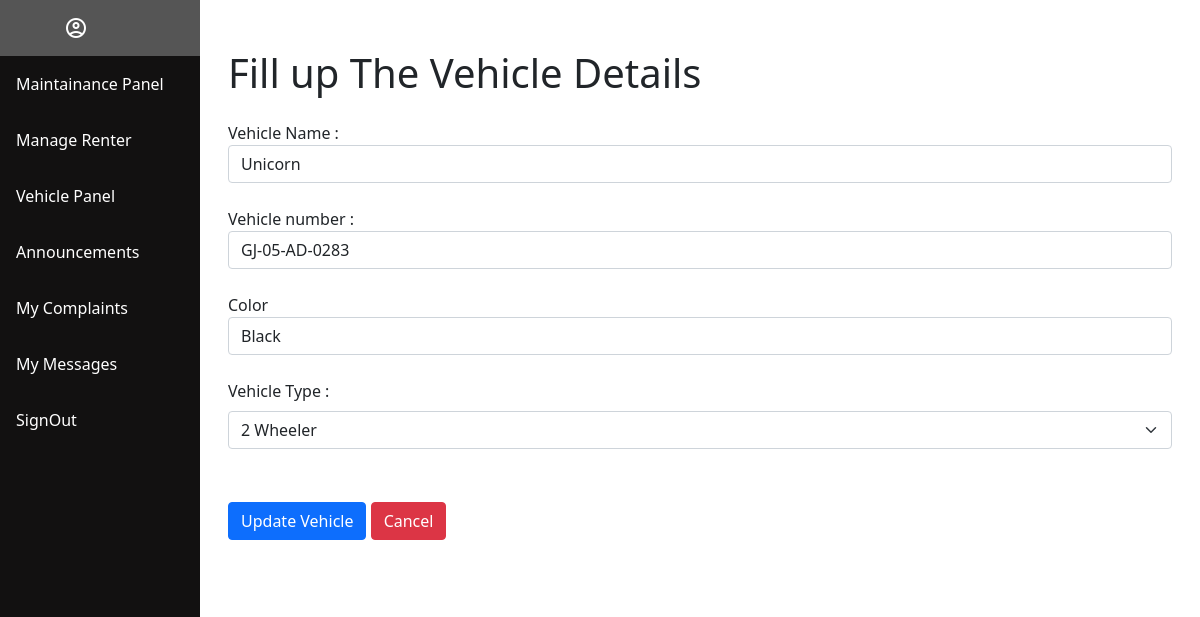
Screenshot of /owner/updatevehicle.php?ID=4 with the database file from the repository.
### tables this page shows
CREATE TABLE `vehicletb` (
  `v_id` int(11) NOT NULL,
  `type_id` int(11) NOT NULL,
  `color` varchar(255) NOT NULL,
  `v_name` varchar(255) NOT NULL,
  `vehicle_num` varchar(255) NOT NULL,
  `flatno` varchar(255) NOT NULL,
  `b_id` varchar(255) NOT NULL
);

### owner/updatevehicle.php (the view, shortened to what this page needs)
<?php
$vid = $_GET['ID'];
$sql = "select * from vehicletb where v_id='$vid'";
include 'connection.php';
$response = mysqli_query($con, $sql);
$data = mysqli_fetch_assoc($response);
?>
<?php
include 'ownerside.php';
?>
<div class="content">
    <div class="container my-5 ">
        <h1 class="mb-4 ">Fill up The Vehicle Details</h1>
        <form method="POST">
            <div class="form-group">
                <label>Vehicle Name :</label>
                <input name="v_name" value="<?php echo $data['v_name'] ?>" type="text" class="form-control col-7" placeholder="Enter Vehicle Name" required>
            </div><br>
            <div class="form-group">
                <label>Vehicle number :</label>
                <input type="text" name="v_number" value="<?php echo $data['vehicle_num'] ?>" class="form-control" placeholder="Enter Vehicle Number  ....eg:GJ-05-AD-0283" required>
            </div><br>
            <div class="form-group">
                <label>Color</label>
                <input type="text" name="color" value="<?php echo $data['color'] ?>" class="form-control" placeholder="Enter Color of the vehicle  ..eg:Red " required>
            </div><br>
            <div class="mb-3">
                <label for="exampleFormControlInput1" class="form-label">Vehicle Type : </label>
                <select class="form-select" name="type" aria-label="Default select example" required>
                    <option value="1" <?php if ($data['type_id'] == 1) {
                                            echo 'selected';
                                        } ?>>2 Wheeler</option>
                </select>
            </div><br>
            <button name="update" type="submit" class="btn btn-primary" style="margin-top: 13px;">Update Vehicle</button>
            <a name="cancel" href="./vehiclepanel.php" class="btn btn-Danger" style="margin-top: 13px;">Cancel</a>
        </form>
    </div>

### css/sidebar.css (style rules this page uses)
div.content { background-color: white; margin-left: 200px; padding: 1px 16px; height: auto; }

### css/anchortag.css (style rules this page uses)
a { text-decoration:none; }

### rows the page displays
vehicletb: v_name "Unicorn", v_number "GJ-05-AD-0283", color "Black", type "2 Wheeler"
